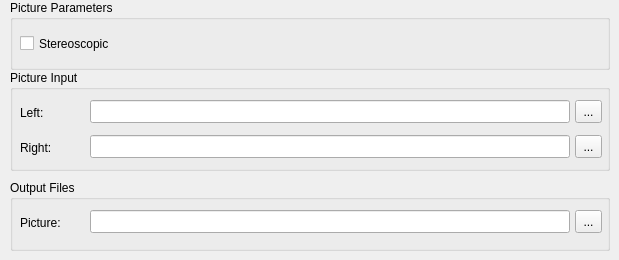
          <widget class="QWidget" name="page_1">
           <widget class="QGroupBox" name="inputPGroupBox">
            <property name="geometry">
             <rect>
              <x>10</x>
              <y>70</y>
              <width>600</width>
              <height>101</height>
             </rect>
            </property>
            <property name="title">
             <string>Picture Input</string>
            </property>
            <widget class="QLabel" name="pictureLeftLabel">
             <property name="geometry">
              <rect>
               <x>10</x>
               <y>30</y>
               <width>71</width>
               <height>25</height>
              </rect>
             </property>
             <property name="sizePolicy">
              <sizepolicy hsizetype="Preferred" vsizetype="Fixed">
               <horstretch>0</horstretch>
               <verstretch>25</verstretch>
              </sizepolicy>
             </property>
             <property name="minimumSize">
              <size>
               <width>0</width>
               <height>25</height>
              </size>
             </property>
             <property name="text">
              <string>Left:</string>
             </property>
            </widget>
            <widget class="QLineEdit" name="pictureLeftEdit">
             <property name="geometry">
              <rect>
               <x>80</x>
               <y>30</y>
               <width>480</width>
               <height>23</height>
              </rect>
             </property>
             <property name="sizePolicy">
              <sizepolicy hsizetype="Expanding" vsizetype="Fixed">
               <horstretch>0</horstretch>
               <verstretch>25</verstretch>
              </sizepolicy>
             </property>
             <property name="readOnly">
              <bool>true</bool>
             </property>
            </widget>
            <widget class="QToolButton" name="pictureLeftButton">
             <property name="geometry">
              <rect>
               <x>565</x>
               <y>30</y>
               <width>27</width>
               <height>23</height>
              </rect>
             </property>
             <property name="sizePolicy">
              <sizepolicy hsizetype="Fixed" vsizetype="Fixed">
               <horstretch>27</horstretch>
               <verstretch>25</verstretch>
              </sizepolicy>
             </property>
             <property name="text">
              <string>...</string>
             </property>
            </widget>
            <widget class="QLabel" name="pictureRightLabel">
             <property name="geometry">
              <rect>
               <x>10</x>
               <y>65</y>
               <width>65</width>
               <height>25</height>
              </rect>
             </property>
             <property name="sizePolicy">
              <sizepolicy hsizetype="Preferred" vsizetype="Fixed">
               <horstretch>0</horstretch>
               <verstretch>25</verstretch>
              </sizepolicy>
             </property>
             <property name="minimumSize">
              <size>
               <width>0</width>
               <height>25</height>
              </size>
             </property>
             <property name="text">
              <string>Right:</string>
             </property>
            </widget>
            <widget class="QLineEdit" name="pictureRightEdit">
             <property name="geometry">
              <rect>
               <x>80</x>
               <y>65</y>
               <width>480</width>
               <height>23</height>
              </rect>
             </property>
             <property name="sizePolicy">
              <sizepolicy hsizetype="Expanding" vsizetype="Fixed">
               <horstretch>0</horstretch>
               <verstretch>25</verstretch>
              </sizepolicy>
             </property>
             <property name="readOnly">
              <bool>true</bool>
             </property>
            </widget>
            <widget class="QToolButton" name="pictureRightButton">
             <property name="geometry">
              <rect>
               <x>565</x>
               <y>65</y>
               <width>27</width>
               <height>23</height>
              </rect>
             </property>
             <property name="sizePolicy">
              <sizepolicy hsizetype="Fixed" vsizetype="Fixed">
               <horstretch>27</horstretch>
               <verstretch>25</verstretch>
              </sizepolicy>
             </property>
             <property name="text">
              <string>...</string>
             </property>
            </widget>
           </widget>
           <widget class="QGroupBox" name="mxfOutPGroupBox">
            <property name="geometry">
             <rect>
              <x>10</x>
              <y>180</y>
              <width>600</width>
              <height>71</height>
             </rect>
            </property>
            <property name="title">
             <string>Output Files</string>
            </property>
            <widget class="QLabel" name="pMxfOutLabel">
             <property name="geometry">
              <rect>
               <x>10</x>
               <y>30</y>
               <width>60</width>
               <height>25</height>
              </rect>
             </property>
             <property name="sizePolicy">
              <sizepolicy hsizetype="Preferred" vsizetype="Fixed">
               <horstretch>0</horstretch>
               <verstretch>25</verstretch>
              </sizepolicy>
             </property>
             <property name="minimumSize">
              <size>
               <width>0</width>
               <height>25</height>
              </size>
             </property>
             <property name="text">
              <string>Picture:</string>
             </property>
            </widget>
            <widget class="QToolButton" name="pMxfOutButton">
             <property name="geometry">
              <rect>
               <x>565</x>
               <y>30</y>
               <width>27</width>
               <height>23</height>
              </rect>
             </property>
             <property name="sizePolicy">
              <sizepolicy hsizetype="Fixed" vsizetype="Fixed">
               <horstretch>27</horstretch>
               <verstretch>25</verstretch>
              </sizepolicy>
             </property>
             <property name="text">
              <string>...</string>
             </property>
            </widget>
            <widget class="QLineEdit" name="pMxfOutEdit">
             <property name="geometry">
              <rect>
               <x>80</x>
               <y>30</y>
               <width>480</width>
               <height>23</height>
              </rect>
             </property>
             <property name="sizePolicy">
              <sizepolicy hsizetype="Expanding" vsizetype="Fixed">
               <horstretch>0</horstretch>
               <verstretch>25</verstretch>
              </sizepolicy>
             </property>
             <property name="readOnly">
              <bool>true</bool>
             </property>
            </widget>
           </widget>
           <widget class="QGroupBox" name="groupBox_2">
            <property name="geometry">
             <rect>
              <x>10</x>
              <y>0</y>
              <width>600</width>
              <height>70</height>
             </rect>
            </property>
            <property name="title">
             <string>Picture Parameters</string>
            </property>
            <widget class="QCheckBox" name="mxfStereoscopicCheckBox">
             <property name="geometry">
              <rect>
               <x>10</x>
               <y>30</y>
               <width>121</width>
               <height>27</height>
              </rect>
             </property>
             <property name="text">
              <string>Stereoscopic</string>
             </property>
            </widget>
           </widget>
          </widget>
